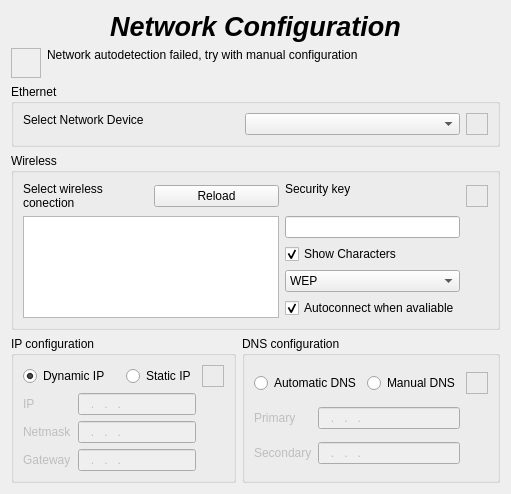
         <widget class="QWidget" name="PNet">
          <layout class="QGridLayout" name="gridLayout_20">
           <item row="0" column="0" colspan="3">
            <widget class="QLabel" name="LNetTitle_2">
             <property name="maximumSize">
              <size>
               <width>16777215</width>
               <height>50</height>
              </size>
             </property>
             <property name="font">
              <font>
               <pointsize>20</pointsize>
               <weight>75</weight>
               <italic>true</italic>
               <bold>true</bold>
              </font>
             </property>
             <property name="text">
              <string>Network Configuration</string>
             </property>
             <property name="alignment">
              <set>Qt::AlignCenter</set>
             </property>
            </widget>
           </item>
           <item row="1" column="0">
            <widget class="QFrame" name="FNetAlert_2">
             <property name="minimumSize">
              <size>
               <width>30</width>
               <height>30</height>
              </size>
             </property>
             <property name="maximumSize">
              <size>
               <width>30</width>
               <height>30</height>
              </size>
             </property>
             <property name="frameShape">
              <enum>QFrame::StyledPanel</enum>
             </property>
             <property name="frameShadow">
              <enum>QFrame::Raised</enum>
             </property>
            </widget>
           </item>
           <item row="1" column="1" colspan="2">
            <widget class="QLabel" name="LNetAlert_2">
             <property name="text">
              <string>&lt;!DOCTYPE HTML PUBLIC &quot;-//W3C//DTD HTML 4.0//EN&quot; &quot;http://www.w3.org/TR/REC-html40/strict.dtd&quot;&gt;
&lt;html&gt;&lt;head&gt;&lt;meta name=&quot;qrichtext&quot; content=&quot;1&quot; /&gt;&lt;style type=&quot;text/css&quot;&gt;
p, li { white-space: pre-wrap; }
&lt;/style&gt;&lt;/head&gt;&lt;body style=&quot; font-family:'Sans Serif'; font-size:9pt; font-weight:400; font-style:normal;&quot;&gt;
&lt;p style=&quot; margin-top:12px; margin-bottom:12px; margin-left:0px; margin-right:0px; -qt-block-indent:0; text-indent:0px;&quot;&gt;&lt;span style=&quot; font-family:'DejaVu Sans';&quot;&gt;Network autodetection failed, try with manual configuration&lt;/span&gt;&lt;/p&gt;&lt;/body&gt;&lt;/html&gt;</string>
             </property>
             <property name="textFormat">
              <enum>Qt::RichText</enum>
             </property>
             <property name="alignment">
              <set>Qt::AlignLeading|Qt::AlignLeft|Qt::AlignTop</set>
             </property>
             <property name="wordWrap">
              <bool>true</bool>
             </property>
            </widget>
           </item>
           <item row="2" column="0" colspan="3">
            <widget class="QGroupBox" name="GBEth_2">
             <property name="maximumSize">
              <size>
               <width>16777215</width>
               <height>100</height>
              </size>
             </property>
             <property name="title">
              <string>Ethernet</string>
             </property>
             <layout class="QGridLayout" name="gridLayout_21">
              <item row="0" column="0">
               <widget class="QLabel" name="LEth_2">
                <property name="text">
                 <string>&lt;!DOCTYPE HTML PUBLIC &quot;-//W3C//DTD HTML 4.0//EN&quot; &quot;http://www.w3.org/TR/REC-html40/strict.dtd&quot;&gt;
&lt;html&gt;&lt;head&gt;&lt;meta name=&quot;qrichtext&quot; content=&quot;1&quot; /&gt;&lt;style type=&quot;text/css&quot;&gt;
p, li { white-space: pre-wrap; }
&lt;/style&gt;&lt;/head&gt;&lt;body style=&quot; font-family:'Sans Serif'; font-size:9pt; font-weight:400; font-style:normal;&quot;&gt;
&lt;p style=&quot; margin-top:12px; margin-bottom:12px; margin-left:0px; margin-right:0px; -qt-block-indent:0; text-indent:0px;&quot;&gt;&lt;span style=&quot; font-family:'DejaVu Sans';&quot;&gt;Select Network Device&lt;/span&gt;&lt;/p&gt;&lt;/body&gt;&lt;/html&gt;</string>
                </property>
                <property name="textFormat">
                 <enum>Qt::RichText</enum>
                </property>
                <property name="alignment">
                 <set>Qt::AlignLeading|Qt::AlignLeft|Qt::AlignTop</set>
                </property>
                <property name="wordWrap">
                 <bool>true</bool>
                </property>
               </widget>
              </item>
              <item row="0" column="1">
               <widget class="QComboBox" name="CBEth_2"/>
              </item>
              <item row="0" column="2">
               <widget class="QFrame" name="FEthInfo_2">
                <property name="minimumSize">
                 <size>
                  <width>22</width>
                  <height>22</height>
                 </size>
                </property>
                <property name="maximumSize">
                 <size>
                  <width>22</width>
                  <height>22</height>
                 </size>
                </property>
                <property name="frameShape">
                 <enum>QFrame::StyledPanel</enum>
                </property>
                <property name="frameShadow">
                 <enum>QFrame::Raised</enum>
                </property>
               </widget>
              </item>
             </layout>
            </widget>
           </item>
           <item row="3" column="0" colspan="3">
            <widget class="QGroupBox" name="GBWifi_2">
             <property name="title">
              <string>Wireless</string>
             </property>
             <layout class="QGridLayout" name="gridLayout_22">
              <item row="0" column="0">
               <widget class="QLabel" name="LWifi_2">
                <property name="text">
                 <string>&lt;!DOCTYPE HTML PUBLIC &quot;-//W3C//DTD HTML 4.0//EN&quot; &quot;http://www.w3.org/TR/REC-html40/strict.dtd&quot;&gt;
&lt;html&gt;&lt;head&gt;&lt;meta name=&quot;qrichtext&quot; content=&quot;1&quot; /&gt;&lt;style type=&quot;text/css&quot;&gt;
p, li { white-space: pre-wrap; }
&lt;/style&gt;&lt;/head&gt;&lt;body style=&quot; font-family:'Sans Serif'; font-size:9pt; font-weight:400; font-style:normal;&quot;&gt;
&lt;p style=&quot; margin-top:0px; margin-bottom:0px; margin-left:0px; margin-right:0px; -qt-block-indent:0; text-indent:0px;&quot;&gt;&lt;span style=&quot; font-family:'DejaVu Sans';&quot;&gt;Select wireless conection&lt;/span&gt;&lt;/p&gt;&lt;/body&gt;&lt;/html&gt;</string>
                </property>
                <property name="textFormat">
                 <enum>Qt::RichText</enum>
                </property>
                <property name="alignment">
                 <set>Qt::AlignLeading|Qt::AlignLeft|Qt::AlignTop</set>
                </property>
                <property name="wordWrap">
                 <bool>true</bool>
                </property>
               </widget>
              </item>
              <item row="0" column="1">
               <widget class="QPushButton" name="BWifiReload_2">
                <property name="text">
                 <string>Reload</string>
                </property>
                <property name="icon">
                 <iconset>
                  <normaloff>../../usr/share/kademar/utils/cadi/img/reload.png</normaloff>../../usr/share/kademar/utils/cadi/img/reload.png</iconset>
                </property>
                <property name="iconSize">
                 <size>
                  <width>32</width>
                  <height>32</height>
                 </size>
                </property>
               </widget>
              </item>
              <item row="0" column="2">
               <widget class="QLabel" name="LWifiKey_2">
                <property name="text">
                 <string>&lt;!DOCTYPE HTML PUBLIC &quot;-//W3C//DTD HTML 4.0//EN&quot; &quot;http://www.w3.org/TR/REC-html40/strict.dtd&quot;&gt;
&lt;html&gt;&lt;head&gt;&lt;meta name=&quot;qrichtext&quot; content=&quot;1&quot; /&gt;&lt;style type=&quot;text/css&quot;&gt;
p, li { white-space: pre-wrap; }
&lt;/style&gt;&lt;/head&gt;&lt;body style=&quot; font-family:'Sans Serif'; font-size:9pt; font-weight:400; font-style:normal;&quot;&gt;
&lt;p style=&quot; margin-top:0px; margin-bottom:0px; margin-left:0px; margin-right:0px; -qt-block-indent:0; text-indent:0px;&quot;&gt;Security key&lt;/p&gt;&lt;/body&gt;&lt;/html&gt;</string>
                </property>
                <property name="textFormat">
                 <enum>Qt::RichText</enum>
                </property>
                <property name="alignment">
                 <set>Qt::AlignLeading|Qt::AlignLeft|Qt::AlignTop</set>
                </property>
                <property name="wordWrap">
                 <bool>true</bool>
                </property>
               </widget>
              </item>
              <item row="0" column="3">
               <widget class="QFrame" name="FWifiInfo_2">
                <property name="minimumSize">
                 <size>
                  <width>22</width>
                  <height>22</height>
                 </size>
                </property>
                <property name="maximumSize">
                 <size>
                  <width>22</width>
                  <height>22</height>
                 </size>
                </property>
                <property name="frameShape">
                 <enum>QFrame::StyledPanel</enum>
                </property>
                <property name="frameShadow">
                 <enum>QFrame::Raised</enum>
                </property>
               </widget>
              </item>
              <item row="1" column="0" rowspan="4" colspan="2">
               <widget class="QListWidget" name="LWWifi_2"/>
              </item>
              <item row="1" column="2">
               <widget class="QLineEdit" name="LEWifiKey_2">
                <property name="echoMode">
                 <enum>QLineEdit::Password</enum>
                </property>
               </widget>
              </item>
              <item row="2" column="2">
               <widget class="QCheckBox" name="CHWifiShowKey_2">
                <property name="text">
                 <string>Show Characters</string>
                </property>
                <property name="checked">
                 <bool>true</bool>
                </property>
               </widget>
              </item>
              <item row="3" column="2">
               <widget class="QComboBox" name="CBWifiKeyType_2">
                <item>
                 <property name="text">
                  <string>WEP</string>
                 </property>
                </item>
                <item>
                 <property name="text">
                  <string>WPA</string>
                 </property>
                </item>
                <item>
                 <property name="text">
                  <string>WPA2</string>
                 </property>
                </item>
               </widget>
              </item>
              <item row="4" column="2">
               <widget class="QCheckBox" name="CHWifiAuto_2">
                <property name="text">
                 <string>Autoconnect when avaliable</string>
                </property>
                <property name="checked">
                 <bool>true</bool>
                </property>
               </widget>
              </item>
             </layout>
            </widget>
           </item>
           <item row="4" column="0" colspan="2">
            <widget class="QGroupBox" name="GBIp_2">
             <property name="title">
              <string>IP configuration</string>
             </property>
             <layout class="QGridLayout" name="gridLayout_27">
              <item row="0" column="0" colspan="2">
               <widget class="QRadioButton" name="RBIpDynamic_2">
                <property name="text">
                 <string>Dynamic IP</string>
                </property>
                <property name="checked">
                 <bool>true</bool>
                </property>
               </widget>
              </item>
              <item row="0" column="2">
               <widget class="QRadioButton" name="RBIpStatic_2">
                <property name="text">
                 <string>Static IP</string>
                </property>
               </widget>
              </item>
              <item row="0" column="3">
               <widget class="QFrame" name="FIpInfo_2">
                <property name="minimumSize">
                 <size>
                  <width>22</width>
                  <height>22</height>
                 </size>
                </property>
                <property name="maximumSize">
                 <size>
                  <width>22</width>
                  <height>22</height>
                 </size>
                </property>
                <property name="frameShape">
                 <enum>QFrame::StyledPanel</enum>
                </property>
                <property name="frameShadow">
                 <enum>QFrame::Raised</enum>
                </property>
               </widget>
              </item>
              <item row="1" column="0">
               <widget class="QLabel" name="LIp_2">
                <property name="enabled">
                 <bool>false</bool>
                </property>
                <property name="text">
                 <string>IP</string>
                </property>
               </widget>
              </item>
              <item row="1" column="1" colspan="2">
               <widget class="QLineEdit" name="LEIp_2">
                <property name="enabled">
                 <bool>false</bool>
                </property>
                <property name="inputMask">
                 <string>999.999.999.999; </string>
                </property>
                <property name="text">
                 <string>...</string>
                </property>
               </widget>
              </item>
              <item row="2" column="0">
               <widget class="QLabel" name="LNetmask_2">
                <property name="enabled">
                 <bool>false</bool>
                </property>
                <property name="text">
                 <string>Netmask</string>
                </property>
               </widget>
              </item>
              <item row="2" column="1" colspan="2">
               <widget class="QLineEdit" name="LENetmask_2">
                <property name="enabled">
                 <bool>false</bool>
                </property>
                <property name="inputMask">
                 <string>999.999.999.999; </string>
                </property>
               </widget>
              </item>
              <item row="3" column="0">
               <widget class="QLabel" name="LGateway_2">
                <property name="enabled">
                 <bool>false</bool>
                </property>
                <property name="text">
                 <string>Gateway</string>
                </property>
               </widget>
              </item>
              <item row="3" column="1" colspan="2">
               <widget class="QLineEdit" name="LEGateway_2">
                <property name="enabled">
                 <bool>false</bool>
                </property>
                <property name="inputMask">
                 <string>999.999.999.999; </string>
                </property>
               </widget>
              </item>
             </layout>
            </widget>
           </item>
           <item row="4" column="2">
            <widget class="QGroupBox" name="GBDns_2">
             <property name="title">
              <string>DNS configuration</string>
             </property>
             <layout class="QGridLayout" name="gridLayout_28">
              <item row="0" column="0" colspan="2">
               <widget class="QRadioButton" name="RBAutoDns_2">
                <property name="text">
                 <string>Automatic DNS</string>
                </property>
                <property name="checked">
                 <bool>false</bool>
                </property>
               </widget>
              </item>
              <item row="0" column="2">
               <widget class="QRadioButton" name="RBManualDns_2">
                <property name="text">
                 <string>Manual DNS</string>
                </property>
               </widget>
              </item>
              <item row="0" column="3">
               <widget class="QFrame" name="FDnsInfo_2">
                <property name="minimumSize">
                 <size>
                  <width>22</width>
                  <height>22</height>
                 </size>
                </property>
                <property name="maximumSize">
                 <size>
                  <width>22</width>
                  <height>22</height>
                 </size>
                </property>
                <property name="frameShape">
                 <enum>QFrame::StyledPanel</enum>
                </property>
                <property name="frameShadow">
                 <enum>QFrame::Raised</enum>
                </property>
               </widget>
              </item>
              <item row="1" column="0">
               <widget class="QLabel" name="LPrimaryDns_2">
                <property name="enabled">
                 <bool>false</bool>
                </property>
                <property name="text">
                 <string>Primary</string>
                </property>
               </widget>
              </item>
              <item row="1" column="1" colspan="2">
               <widget class="QLineEdit" name="LEPrimaryDns_2">
                <property name="enabled">
                 <bool>false</bool>
                </property>
                <property name="inputMask">
                 <string>999.999.999.999; </string>
                </property>
                <property name="text">
                 <string>...</string>
                </property>
               </widget>
              </item>
              <item row="2" column="0">
               <widget class="QLabel" name="LSecondaryDns_2">
                <property name="enabled">
                 <bool>false</bool>
                </property>
                <property name="text">
                 <string>Secondary</string>
                </property>
               </widget>
              </item>
              <item row="2" column="1" colspan="2">
               <widget class="QLineEdit" name="LESecondaryDns_2">
                <property name="enabled">
                 <bool>false</bool>
                </property>
                <property name="inputMask">
                 <string>999.999.999.999; </string>
                </property>
               </widget>
              </item>
             </layout>
            </widget>
           </item>
          </layout>
         </widget>
